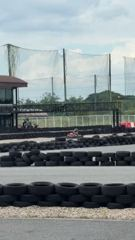
#> input picture site/assets/media/raw/raw1.jpg, 135 x 240 px
$ python -i review.py   (imports and definitions only)
#> lines starting #> are read from the running program, lines starting #| are printed output that depends on the picture
"""Frame strips and quality scores for every clip in a topic, to pick moments fast.

Usage: npm run review <slug>      (run `npm run media <slug>` first)

Writes review/<slug>/:
  overview.jpg        sharpest frame of every clip, labelled, one sheet
  strips/<clip>.jpg   a frame every 0.5 s with its time; red = blurry,
                      orange = fast motion (shake or whip), blue = dark
  report.json         per-frame scores and the best windows per clip
and prints the usable windows per clip, e.g. "IMG_2549  1.5-4.0s".

Scores (per frame, on a 270 px wide copy so clips compare fairly):
  sharp   Laplacian variance of the sharpest areas (90th percentile of a 6x10
          tile grid), so an in-focus subject on a soft background counts as sharp
  move    camera movement from the previous frame, in % of frame width per
          second (phase correlation). ~0 = locked off, 10-60 = smooth pan,
          80+ = whip or shake. Moving water or people don't count.
  conf    how well frames line up (0-1). Low on walking shots, where the view
          changes perspective rather than sliding; those are still usable.
  bright  mean brightness, 0-255
  temp/tint  white balance of neutral pixels (+temp warmer, +tint greener), for
          the colour-match check between neighbouring clips
  active  how much the picture changes per 0.5 s (camera OR subject: fish,
          people, water), mean abs change of a blurred 1/4-size copy, 0-255.
          Low = a dead hold; used by the flow checks.
"""
import json
import os
import subprocess
import sys

import numpy as np
from PIL import Image, ImageDraw, ImageFont

FPS = 2  # frames sampled per second
W = 270  # analysis and thumbnail width
BLURRY = 0.45  # sharp below this fraction of the clip's 90th percentile
BLURRY_ABS = 300  # or below this at all: catches clips that are soft throughout
MOTION_FAST = 80  # camera moving faster than this (% width per second) = whip/shake
DARK = 40  # mean brightness below this
MIN_WINDOW = 1.0  # seconds; shorter clean stretches aren't reported
# Internal cuts (pre-edited footage): a candidate at 2 fps with a big colour change,
# confirmed only if the change happens between two consecutive frames. Calibrated:
# a real cut jumps 0.52 in one frame (19x typical); the fastest pans peak at 0.12 (2x).
CUT_CANDIDATE, CUT_JUMP, CUT_RATIO = 0.2, 0.3, 6.0

slug = sys.argv[1] if len(sys.argv) > 1 else sys.exit("usage: npm run review <slug>")
src_dir = os.path.join("public", slug)
# [2 lines not run here, left out]
out_dir = os.path.join("review", slug)
# [1 line not run here, left out]

try:
    FONT = ImageFont.truetype("/System/Library/Fonts/Helvetica.ttc", 18)
    FONT_BIG = ImageFont.truetype("/System/Library/Fonts/Helvetica.ttc", 22)
except OSError:
    FONT = FONT_BIG = ImageFont.load_default()


def frames_of(path):
    """RGB frames at FPS for a video, or the single image for a photo."""
#> called with path = '../site/assets/media/raw/raw1.jpg'
    if path.endswith(".jpg"):
        im = Image.open(path).convert("RGB")
#> im is the input picture: PIL image 135x240 RGB; mean R, G, B 131.4, 140.3, 141.9
        im = im.resize((W, round(im.height * W / im.width)))
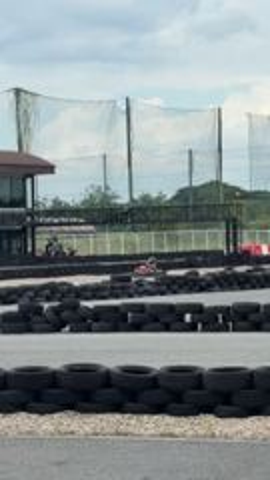
#> im: PIL image 270x480 RGB; mean R, G, B 131.4, 140.3, 141.9
        return [np.asarray(im)], [0.0]
    h = subprocess.run(
        ["ffprobe", "-v", "error", "-select_streams", "v:0", "-show_entries", "stream=width,height",
         "-of", "csv=p=0", path], capture_output=True, text=True, check=True).stdout.strip().splitlines()[0].split(",")
    # (first line only: GoPro files list a stream group after the stream)
    H = round(int(h[1]) * W / int(h[0]) / 2) * 2
    raw = subprocess.run(
        ["ffmpeg", "-v", "error", "-i", path, "-vf", f"fps={FPS},scale={W}:{H}", "-f", "rawvideo",
         "-pix_fmt", "rgb24", "-"], capture_output=True, check=True).stdout
    n = len(raw) // (W * H * 3)
    arr = np.frombuffer(raw[: n * W * H * 3], np.uint8).reshape(n, H, W, 3)
    return list(arr), [i / FPS for i in range(n)]


# [68 lines left out: functions shift, scores, flags, windows, not called in this run]


COLORS = {"blurry": (220, 50, 50), "fast": (240, 150, 30), "dark": (60, 110, 230), "cut": (200, 60, 220)}


# [20 lines left out: functions strip, hist, not called in this run]


def bdist(a, b):
    return float(np.sqrt(max(0.0, 1 - np.sum(np.sqrt(a * b)))))


# [20 lines left out: function internal_cuts, not called in this run]


TEXT_HELPER = ".cache/textdetect"


# [25 lines left out: function overlay_text, not called in this run]


report, overview = {}, []
# [1 line that did not run here, left out]
# [39 lines not run here, left out]

# Overview: best frame per clip.
cols = 6
# [1 line that did not run here, left out]
rows = (len(overview) + cols - 1) // cols
# [1 line that did not run here, left out]
# [1 line that did not run here, left out]
# [11 lines not run here, left out]

>>> result = frames_of('../site/assets/media/raw/raw1.jpg')

$ run again, on site/assets/media/raw/raw3.jpg
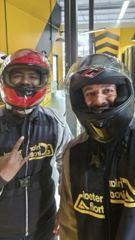
#> input picture site/assets/media/raw/raw3.jpg, 135 x 240 px
#> in frames_of, im is the input picture: PIL image 135x240 RGB; mean R, G, B 104.6, 96.5, 80.4
#> in frames_of, `im = im.resize((W, round(im.height * W / im.width)))`:
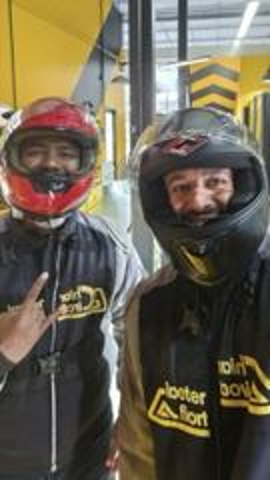
#> im: PIL image 270x480 RGB; mean R, G, B 104.6, 96.5, 80.4

$ run again, on site/assets/media/raw/raw4.jpg
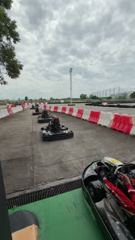
#> input picture site/assets/media/raw/raw4.jpg, 135 x 240 px
#> in frames_of, im is the input picture: PIL image 135x240 RGB; mean R, G, B 127.6, 130.9, 125.8
#> in frames_of, `im = im.resize((W, round(im.height * W / im.width)))`:
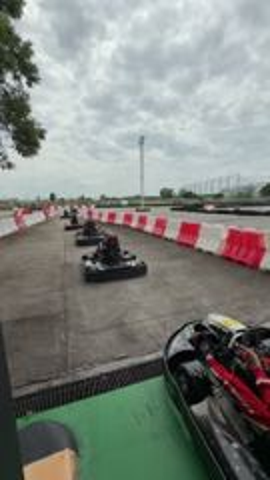
#> im: PIL image 270x480 RGB; mean R, G, B 127.6, 130.9, 125.8

$ run again, on site/assets/media/raw/raw5.jpg
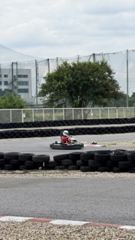
#> input picture site/assets/media/raw/raw5.jpg, 135 x 240 px
#> in frames_of, im is the input picture: PIL image 135x240 RGB; mean R, G, B 140.9, 143.8, 142.2
#> in frames_of, `im = im.resize((W, round(im.height * W / im.width)))`:
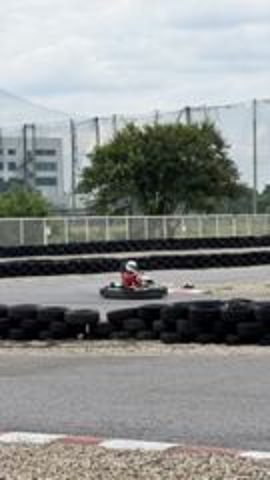
#> im: PIL image 270x480 RGB; mean R, G, B 140.9, 143.8, 142.2
